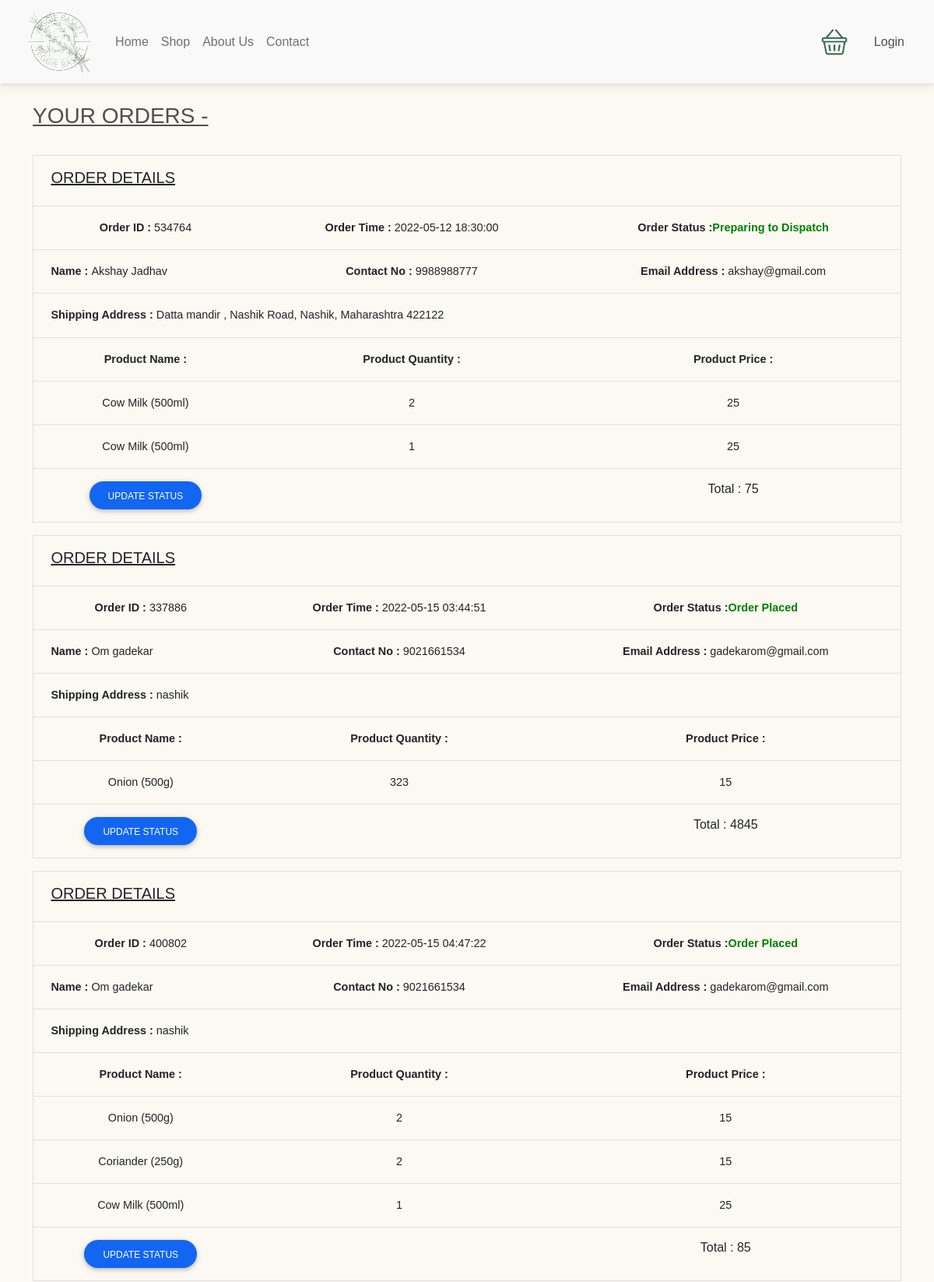
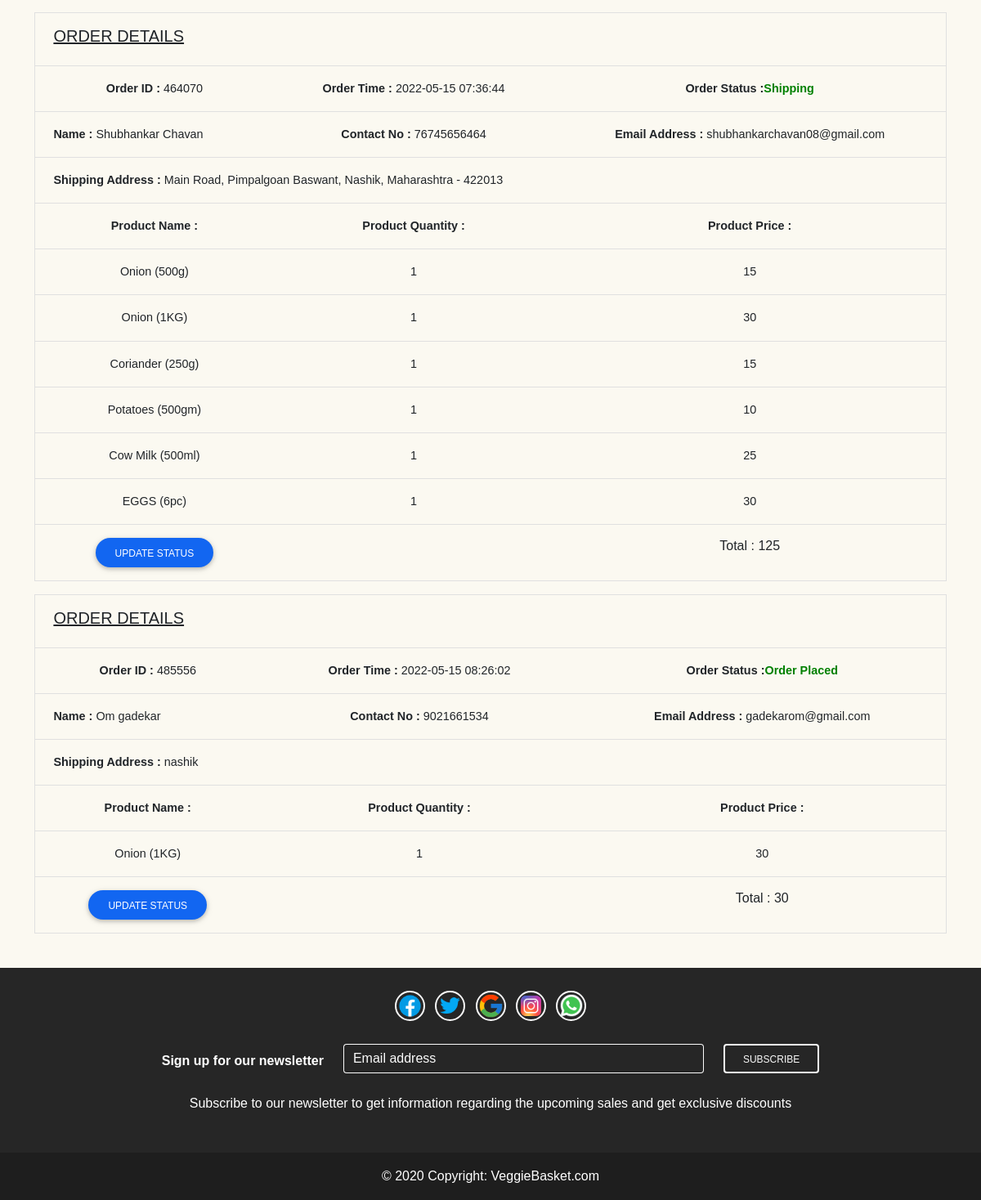
Screenshot of /admin/manageorders.php with the database file from the repository (2 pictures, top to bottom).
### tables this page shows
CREATE TABLE `orders` (
  `order_id` int(11) NOT NULL,
  `pid` int(11) NOT NULL,
  `uid` int(11) NOT NULL,
  `quantity` int(11) NOT NULL,
  `bill_amt` int(11) NOT NULL,
  `order_date` timestamp NOT NULL DEFAULT current_timestamp(),
  `status` varchar(30) NOT NULL DEFAULT 'Order Placed'
);

CREATE TABLE `tblproduct` (
  `pid` int(11) NOT NULL AUTO_INCREMENT,
  `cid` int(11) NOT NULL,
  `pname` varchar(30) NOT NULL,
  `pprice` int(11) NOT NULL,
  `disc_price` int(11) NOT NULL,
  `pdescp` text NOT NULL,
  `stock` int(11) NOT NULL,
  `pimage` varchar(200) NOT NULL,
  PRIMARY KEY (`pid`)
);

### admin/manageorders.php (the view, shortened to what this page needs)
<!DOCTYPE html>
<html>
<head>
	<?php require "head.php" ?>
</head>
<body>
<?php require "header.php" ?><br>
<div class="container-md">
	<h3><u>YOUR ORDERS -</u></h3> <br>
	 <?php
	 $q = mysqli_query($con,"select DISTINCT order_id,order_date,status,bill_amt,uname,email,uaddress,umobno from orders,user where orders.uid=user.uid");
	 while($r=mysqli_fetch_array($q)){
	 ?>
	 <table class="table border">
	<?php $oq = mysqli_query($con,"select * from orders,tblproduct,user where orders.pid=tblproduct.pid and orders.uid=user.uid and order_id=".$r['order_id']); ?>
		<tr><td colspan="3" style="text-align:left"><h5><u>ORDER DETAILS</u></h5></td></tr>
	  	<tr><td><b><b> Order ID :</b> <?php echo $r['order_id']; ?></b></td>
	  		<td><b><b>Order Time :</b> <?php echo $r['order_date'];?></b></td>
	  		<td><b><b>Order Status :</b><b style="color: green;"><?php echo $r['status'];?></b></td>
	  	</tr>
	  	<tr>
	  		<td style="text-align:left"><b><b>Name : </b><?php echo $r['uname'] ?></b></td>
	  		<td><b><b>Contact No : </b><?php echo $r['umobno'] ?></b></td>
	  		<td><b><b>Email Address : </b><?php echo $r['email'] ?></b></td>
	  	</tr>
	  	<tr>
	  		<td colspan="3" style="text-align:left"><b><b>Shipping Address :</b> <?php echo $r['uaddress'] ?></b></td>
	  	</tr>
	  	<tr>
<td><b><B>Product Name :</B></b></td>
<td><b><b>Product Quantity :</b></b></td>
<td><b><b>Product Price :</b></b></td>
</tr>
	<?php	while($res=mysqli_fetch_array($oq)){
	 ?>
	 <tr>
	 	<td><b><?php echo $res['pname']; ?></b></td>
	 	<td><b><center><?php echo $res['quantity']; ?></b></td>
	 	<td><b><?php echo $res['disc_price']; ?></b></td>
	 </tr>
<?php } ?>
<tr>
	<td><a class="btn btn-primary btn-rounded" href="updatestatus.php?order_id=<?=$r['order_id']?>">Update Status</a></td>
	<td></td>
	<td><b><h6>Total : <?php echo $r['bill_amt']; ?></h6></b></td>
</tr>
</table>
<?php } ?>
</div>
<br>
<?php require "footer.php" ?>
</body>
</html>

### admin/manageorders.php (style rules this page uses)
td { text-align: center; }

### rows the page displays
orders: pid.pname "Cow Milk (500ml)", quantity "2", pid.disc_price "25"
orders: pid.pname "Cow Milk (500ml)", quantity "1", pid.disc_price "25"
orders: pid.pname "Onion (500g)", quantity "323", pid.disc_price "15"
orders: pid.pname "Onion (500g)", quantity "2", pid.disc_price "15"
orders: pid.pname "Coriander (250g)", quantity "2", pid.disc_price "15"
orders: pid.pname "Cow Milk (500ml)", quantity "1", pid.disc_price "25"
orders: pid.pname "Onion (500g)", quantity "1", pid.disc_price "15"
orders: pid.pname "Onion (1KG)", quantity "1", pid.disc_price "30"
orders: pid.pname "Coriander (250g)", quantity "1", pid.disc_price "15"
orders: pid.pname "Potatoes (500gm)", quantity "1", pid.disc_price "10"
orders: pid.pname "Cow Milk (500ml)", quantity "1", pid.disc_price "25"
orders: pid.pname "EGGS (6pc)", quantity "1", pid.disc_price "30"
orders: pid.pname "Onion (1KG)", quantity "1", pid.disc_price "30"

### other values shown
$r['order_id'] "534764"
$r['order_date'] "2022-05-12 18:30:00"
$r['status'] "Preparing to Dispatch"
$r['uname'] "Akshay Jadhav"
$r['umobno'] "9988988777"
$r['email'] "akshay@gmail.com"
$r['uaddress'] "Datta mandir , Nashik Road, Nashik, Maharashtra 422122"
$r['bill_amt'] "75"
$r['order_id'] "337886"
$r['order_date'] "2022-05-15 03:44:51"
$r['status'] "Order Placed"
$r['uname'] "Om gadekar"
$r['umobno'] "9021661534"
$r['email'] "gadekarom@gmail.com"
$r['uaddress'] "nashik"
